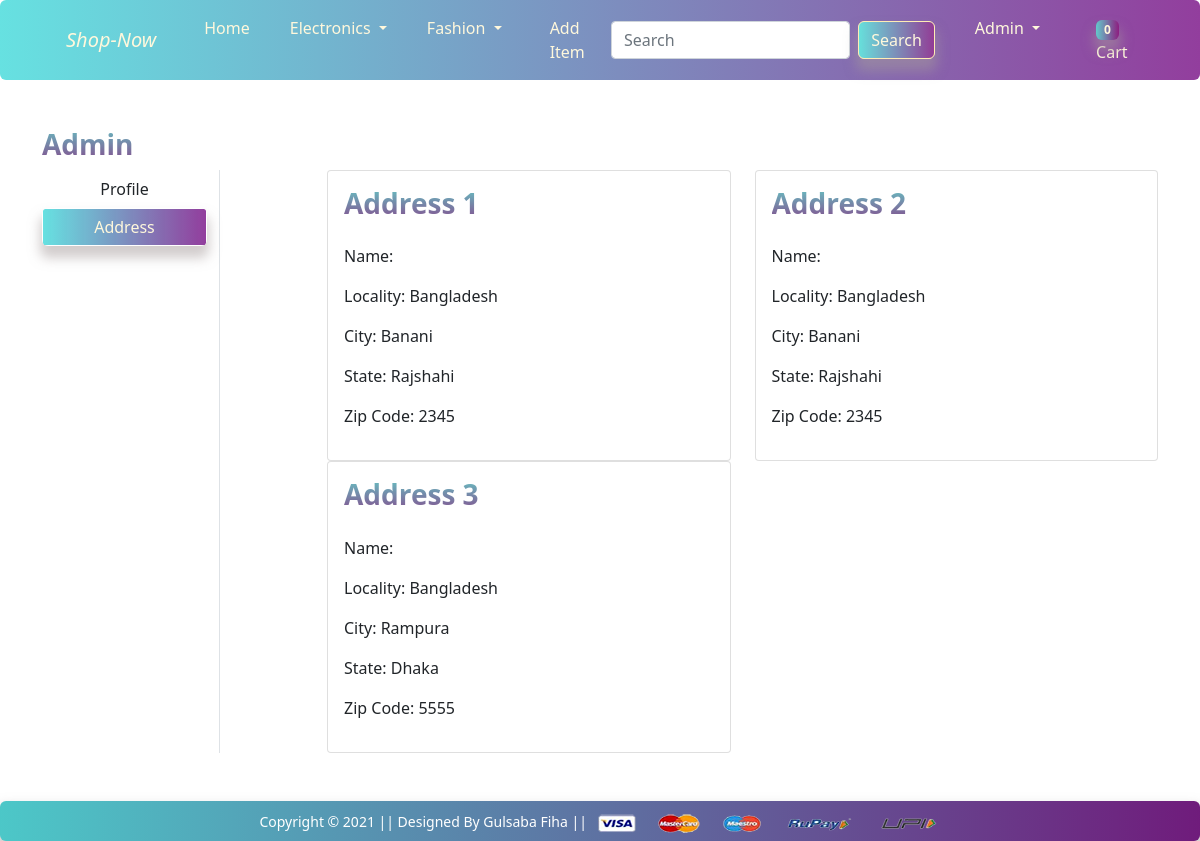
The page /address/ (signed in) on the database its author committed.
### app/models.py (models this page shows, shortened)
class Customer(models.Model):
    id = models.BigAutoField(primary_key=True,null=False)
    user=models.ForeignKey(User,on_delete=models.CASCADE)
    name=models.CharField(max_length=200)
    locality=models.CharField(max_length=200)
    city=models.CharField(max_length=200)
    zipcode=models.IntegerField()
    state=models.CharField(choices=STATE_CHOICES,max_length=20)

### app/views.py (the view)
# urls.py: path('address/', views.address, name='address'),
@login_required
def address(request):
  totalitem=0
  add= Customer.objects.filter(user=request.user)
  if request.user.is_authenticated:
    totalitem=len(Cart.objects.filter(user=request.user))
  return render(request, 'app/address.html',
  {'add':add,
  'active':'cart',
  'totalitem':totalitem
  })

### app/templates/app/address.html (shortened to what this page needs)
{% extends 'app/base.html' %}
{% load static %}
{% block main-content %}
<div class="container my-5">
 <div class="row">
 <h3><span class="text-capitalize head">{{request.user}}</span></h3>
  <div class="col-sm-2 border-end">
   <ul class="list-unstyled">
    <li class="d-grid"><a href="{% url 'profile' %}" class="btn">Profile</a></li>
    <li class="d-grid"><a href="{% url 'address' %}" class="btn cart {{active}}">Address</a></li>
   </ul>
  </div>
  <div class="col-sm-9 offset-sm-1">
   <div class="row">
   {% for ad in add   %}
    <div class="col-sm-6">
     <div class="card">
      <div class="card-body">
       <h3 class="head">Address {{forloop.counter}}</h3>
       <p>Name: {{add.name}}</p>
       <p>Locality: {{ad.locality}}</p>
       <p>City: {{ad.city}}</p>
       <p>State: {{ad.state}}</p>
       <p>Zip Code: {{ad.zipcode}}</p>
      </div>
     </div>
    </div>
    {% endfor %}
   </div>
  </div>
 </div>
</div>
{% endblock main-content %}

### app/templates/app/base.html (shortened to what this page needs)
<!DOCTYPE html>
{% load static %}
<html lang="en">
  <head>
    <link
      href="https://cdn.jsdelivr.net/npm/bootstrap@5.0.0-beta1/dist/css/bootstrap.min.css"
      rel="stylesheet"
    />
    <link rel="stylesheet" href="{% static 'app/css/owl.carousel.min.css' %}" />
    <link rel="stylesheet" href="{% static 'app/css/all.min.css' %}" />
    <link rel="stylesheet" href="{% static 'app/css/style.css' %}" />
    <link rel="stylesheet" href="{% static 'app/css/nav.css' %}" />
  </head>
  <body>
    <div class="nav-style">
      <nav class="navbar navbar-expand-lg text-black">
        <div class="container">
          <a class="navbar-brand text-black"  href="/"><i>Shop-Now</i></a>
          <div class="collapse navbar-collapse" id="navbarSupportedContent">
            <ul class="navbar-nav me-auto mb-2 mb-lg-0">
              <li class="nav-item">
                <a
                  class="nav-link active text-black"
                  aria-current="page"
                  href="/"
                  >Home</a
                >
              </li>
              <li class="nav-item dropdown">
                <a
                  class="nav-link dropdown-toggle text-black drp"
                  href="#"
                  id="electronicsDropdown"
                  role="button"
                  data-bs-toggle="dropdown"
                  aria-expanded="false"
                >
                  Electronics
                </a>
              </li>
              <li class="nav-item dropdown">
                <a
                  class="nav-link dropdown-toggle text-black"
                  href="#"
                  id="fashionDropdown"
                  role="button"
                  data-bs-toggle="dropdown"
                  aria-expanded="false"
                >
                  Fashion
                </a>
              </li>
              <li class="nav-item mx-2">
                <a href="#" class="nav-link text-black "
                  >Add Item</a
                >
              </li>
            </ul>
            <form class="d-flex">
              <input
                class="form-control me-2"
                type="search"
                placeholder="Search"
                aria-label="Search"
              />
              <button class="btn alert-warning cart" type="submit">Search</button>
            </form>
            <div>
              <ul class="navbar-nav me-auto mb-2 mb-lg-0">
                {% if request.user.is_authenticated %}
                <li class="nav-item dropdown mx-2">
                  <a
                    class="nav-link dropdown-toggle text-black"
                    href="#"
                    id="profileDropdown"
                    role="button"
                    data-bs-toggle="dropdown"
                    aria-expanded="false"
                  >
                    {{request.user.username|capfirst}}
                  </a>
                </li>
                <li class="nav-item mx-2">
                  <a href="{% url 'show-cart' %}" class="nav-link text-black"
                    ><span class="badge bg-danger cart">{{totalitem}}</span> Cart
                  </a>
                </li>
                {% endif %}
              </ul>
            </div>
          </div>
        </div>
      </nav>
    </div>
     {% block main-content %} {% endblock main-content %}
    <footer class="container-fluid bg-dark text-center p-2 mt-5 livesale">
      <small class="text-white"
        >Copyright &copy; 2021 || Designed By Gulsaba Fiha ||
      </small>
      <img
        src="{% static 'app/images/payment.png' %}"
        alt=""
        srcset=""
        class="img-fluid"
        height="2px"
      />
    </footer>
  </body>
</html>

### app/static/app/css/nav.css (style rules this page uses)
.nav-style { background-image: linear-gradient( to right, rgba(82, 221, 221, 0.884), rgba(126, 26, 139, 0.842) ); border-radius: 6px; }
.nav-style a { color: cornsilk; margin-left: 1.5rem; border-radius: 6px; transition: 0.5s; }
.livesale { background-image: linear-gradient( to right, rgba(82, 221, 221, 0.884), rgba(126, 26, 139, 0.842) ); background-repeat: no-repeat; backdrop-filter: blur(10px); -webkit-backdrop-filter: blur(12px); box-shadow: 0 10px 12px 5px rgba(165, 156, 156, 0.5); border-radius: 6px; color: cornsilk; }
.cart { background-image: linear-gradient( to right, rgba(82, 221, 221, 0.884), rgba(126, 26, 139, 0.842) ); background-repeat: no-repeat; backdrop-filter: blur(10px); -webkit-backdrop-filter: blur(12px); box-shadow: 0 10px 12px 2px rgba(165, 156, 156, 0.5); border-radius: 6px; color: cornsilk; }
.head { background-color: red; background-image: linear-gradient( rgba(82, 221, 221, 0.884), rgba(126, 26, 139, 0.842) ); background-size: 100%; background-repeat: repeat; -webkit-background-clip: text; -webkit-text-fill-color: transparent; padding-bottom: 1rem; font-weight: bolder; }

### rows shown on the page
Customer: locality "Bangladesh", city "Banani", state "Rajshahi", zipcode "2345"
Customer: locality "Bangladesh", city "Banani", state "Rajshahi", zipcode "2345"
Customer: locality "Bangladesh", city "Rampura", state "Dhaka", zipcode "5555"

### other values the page prints
{{ request.user.username|capfirst }} "Admin"
{{ totalitem }} "0"
{{ request.user }} "Admin"
